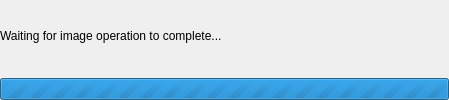
<?xml version="1.0" encoding="UTF-8"?>
<ui version="4.0">
 <author>
    SPDX-FileCopyrightText: none
    SPDX-License-Identifier: GPL-3.0-or-later
  </author>
 <class>KisDelayedSaveDialog</class>
 <widget class="QWidget" name="KisDelayedSaveDialog">
  <property name="minimumSize">
   <size>
    <width>449</width>
    <height>0</height>
   </size>
  </property>
  <layout class="QVBoxLayout" name="verticalLayout">
   <property name="leftMargin">
    <number>0</number>
   </property>
   <property name="topMargin">
    <number>0</number>
   </property>
   <property name="rightMargin">
    <number>0</number>
   </property>
   <property name="bottomMargin">
    <number>0</number>
   </property>
   <item>
    <widget class="QLabel" name="lblMessage">
     <property name="text">
      <string>Waiting for image operation to complete...</string>
     </property>
    </widget>
   </item>
   <item>
    <widget class="KoProgressBar" name="progressBar">
     <property name="maximum">
      <number>0</number>
     </property>
     <property name="value">
      <number>-1</number>
     </property>
     <property name="alignment">
      <set>Qt::AlignLeading|Qt::AlignLeft|Qt::AlignVCenter</set>
     </property>
    </widget>
   </item>
  </layout>
 </widget>
 <customwidgets>
  <customwidget>
   <class>KoProgressBar</class>
   <extends>QProgressBar</extends>
   <header location="global">KoProgressBar.h</header>
  </customwidget>
 </customwidgets>
 <resources/>
 <connections/>
</ui>
